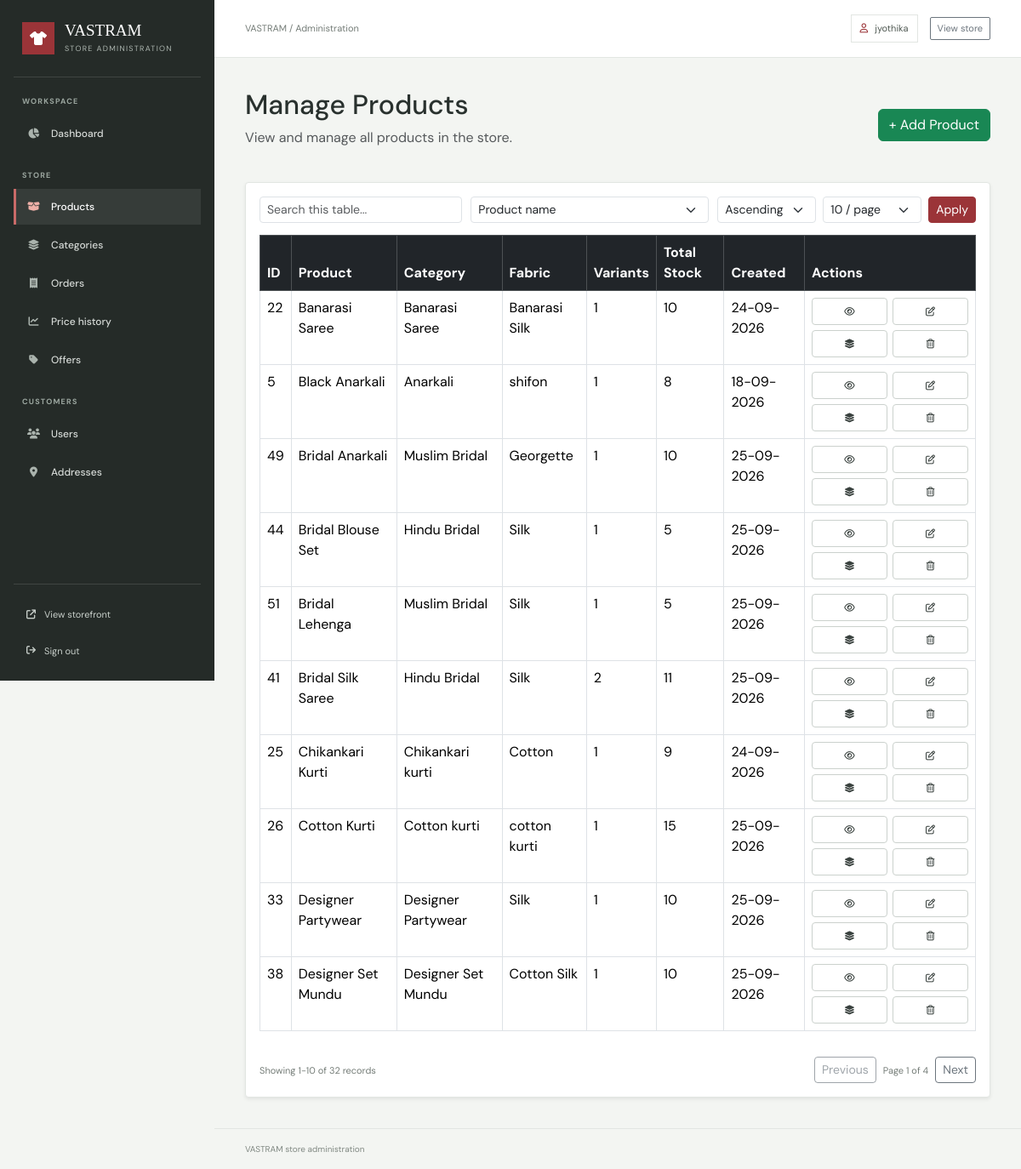
/accounts/admin-dashboard/products/ (signed in), run on the app's committed database.
### accounts/models.py (models this page shows)
class User(AbstractUser):
    uuid = models.UUIDField(default=uuid.uuid4, editable=False, unique=True)
    phone_number = models.CharField(max_length=15, blank=True)

### products/models.py (models this page shows, shortened)
class Product(models.Model):
    uuid = models.UUIDField(default=uuid.uuid4, editable=False, unique=True)
    name = models.CharField(max_length=200)
    slug = models.SlugField(max_length=220, unique=True, blank=True)
    category = models.ForeignKey(
        Category,
        on_delete=models.CASCADE
    )
    description = models.TextField()
    fabric = models.CharField(
        max_length=100,
        blank=True
    )
    image = models.ImageField(
        upload_to='products/',
        blank=True,
        null=True
    )
    created_at = models.DateTimeField(
        auto_now_add=True
    )

class Category(models.Model):
    uuid = models.UUIDField(default=uuid.uuid4, editable=False, unique=True)
    name = models.CharField(max_length=100)
    description = models.TextField(blank=True)
    parent = models.ForeignKey(
        'self',
        on_delete=models.CASCADE,
        null=True,
        blank=True,
        related_name='subcategories'
    )

### accounts/views.py (the view)
@login_required
def admin_products(request):
    if not request.user.is_superuser:
        return redirect('home')
    products = Product.objects.select_related('category').annotate(
        variant_count=Count('variants', distinct=True),
        total_stock=Coalesce(
            Sum('variants__stock'),
            Value(0),
            output_field=IntegerField()
        )
    )
    table_context = admin_table_context(
        request,
        products,
        ['name', 'category__name', 'fabric'],
        [
            ('name', 'Product name', 'name'),
            ('category', 'Category', 'category__name'),
            ('stock', 'Total stock', 'total_stock'),
            ('created', 'Created', 'created_at'),
        ],
        'name'
    )
    return render(
        request,
    'admin_dashboard/products.html',
        {'products': table_context['page_obj'], **table_context}
)

### ecommerce_project/context_processors.py (called while the page is built)
def shopping_counts(request):
    cart_count = 0
    wishlist_count = 0
    if request.user.is_authenticated:
        cart_count = sum(
            CartItem.objects.filter(cart__user=request.user).values_list(
                'quantity', flat=True
            )
        )
        wishlist_count = WishlistItem.objects.filter(
            wishlist__user=request.user
        ).count()
    else:
        cart_count = sum(
            item.get('quantity', 0)
            for item in request.session.get('guest_cart_items', [])
        )
        wishlist_count = len(request.session.get('guest_wishlist_items', []))
    return {
        'cart_count': cart_count,
        'wishlist_count': wishlist_count,
    }

### templates/admin_dashboard/products.html (shortened to what this page needs)
{% extends 'admin_dashboard/admin_base.html' %}
{% block content %}
<div class="d-flex justify-content-between align-items-center mb-4">
<div>
    <h2>Manage Products</h2>
    <p class="text-muted">
        View and manage all products in the store.
    </p>
</div>
<a href="{% url 'add_product' %}" class="btn btn-success">
    + Add Product
</a>
</div>
<div class="card shadow-sm">
<div class="card-body">
    {% include 'admin_dashboard/includes/table_controls.html' %}
    <div class="table-responsive">
        <table class="table table-bordered table-hover admin-searchable-table">
            <thead class="table-dark">
                <tr>
                    <th>ID</th>
                    <th>Product</th>
                    <th>Category</th>
                    <th>Fabric</th>
                    <th>Variants</th>
                    <th>Total Stock</th>
                    <th>Created</th>
                    <th data-no-sort="true">Actions</th>
                </tr>
            </thead>
            <tbody>
                {% for product in products %}
                <tr>
                    <td>
                        {{ product.id }}
                    </td>
                    <td>
                        {{ product.name }}
                    </td>
                    <td>
                        {{ product.category.name }}
                    </td>
                    <td>
                        {{ product.fabric }}
                    </td>
                    <td>{{ product.variant_count }}</td>
                    <td>{{ product.total_stock }}</td>
                    <td data-sort-value="{{ product.created_at|date:'U' }}">
                        {{ product.created_at|date:"d-m-Y" }}
                    </td>
                    <td class="product-actions-cell">
                        <div class="product-row-actions">
                            <a href="{% url 'view_product' product.id %}" class="btn btn-sm product-action-btn" title="View product" aria-label="View {{ product.name }}">
                                <i class="fa-regular fa-eye" aria-hidden="true"></i>
                            </a>
                            <a href="{% url 'edit_product' product.id %}" class="btn btn-sm product-action-btn" title="Edit product" aria-label="Edit {{ product.name }}">
                                <i class="fa-regular fa-pen-to-square" aria-hidden="true"></i>
                            </a>
                            <a href="{% url 'product_variants' product.id %}" class="btn btn-sm product-action-btn" title="Manage variants" aria-label="Manage variants for {{ product.name }}">
                                <i class="fa-solid fa-layer-group" aria-hidden="true"></i>
                            </a>
                            <a href="{% url 'delete_product' product.id %}" class="btn btn-sm product-action-btn" title="Delete product" aria-label="Delete {{ product.name }}">
                                <i class="fa-regular fa-trash-can" aria-hidden="true"></i>
                            </a>
                        </div>
                    </td>
                </tr>
                {% endfor %}
            </tbody>
        </table>
    </div>
    {% include 'admin_dashboard/includes/table_pagination.html' %}
</div>
</div>
{% endblock %}

### templates/admin_dashboard/admin_base.html (shortened to what this page needs)
{% load static %}
<!DOCTYPE html>
<html lang="en">
<head>
    <link href="https://cdn.jsdelivr.net/npm/bootstrap@5.3.8/dist/css/bootstrap.min.css" rel="stylesheet">
    <link rel="stylesheet" href="https://cdnjs.cloudflare.com/ajax/libs/font-awesome/6.5.2/css/all.min.css">
</head>
<body>
<div class="admin-shell">
    <aside class="admin-sidebar" id="adminSidebar" aria-label="Admin navigation">
        <div class="admin-brand">
            <span class="admin-brand-mark"><i class="fa-solid fa-shirt" aria-hidden="true"></i></span>
            <span>
                <span class="admin-brand-name">VASTRAM</span>
                <span class="admin-brand-caption">Store administration</span>
            </span>
        </div>
        <nav class="admin-nav">
            <div class="admin-nav-group">
                <p class="admin-nav-label">Workspace</p>
                <a href="{% url 'admin_dashboard' %}" class="admin-nav-link{% if request.resolver_match.url_name == 'admin_dashboard' %} active{% endif %}">
                    <i class="fa-solid fa-chart-pie" aria-hidden="true"></i> Dashboard
                </a>
            </div>
            <div class="admin-nav-group">
                <p class="admin-nav-label">Store</p>
                <a href="{% url 'admin_products' %}" class="admin-nav-link{% if request.resolver_match.url_name == 'admin_products' %} active{% endif %}">
                    <i class="fa-solid fa-box-open" aria-hidden="true"></i> Products
                </a>
                <a href="{% url 'admin_categories' %}" class="admin-nav-link{% if request.resolver_match.url_name == 'admin_categories' %} active{% endif %}">
                    <i class="fa-solid fa-layer-group" aria-hidden="true"></i> Categories
                </a>
                <a href="{% url 'admin_orders' %}" class="admin-nav-link{% if request.resolver_match.url_name == 'admin_orders' or request.resolver_match.url_name == 'admin_order_detail' %} active{% endif %}">
                    <i class="fa-solid fa-receipt" aria-hidden="true"></i> Orders
                </a>
                <a href="{% url 'admin_price_history' %}" class="admin-nav-link{% if request.resolver_match.url_name == 'admin_price_history' %} active{% endif %}">
                    <i class="fa-solid fa-chart-line" aria-hidden="true"></i> Price history
                </a>
                <a href="{% url 'admin_offers' %}" class="admin-nav-link{% if request.resolver_match.url_name == 'admin_offers' %} active{% endif %}">
                    <i class="fa-solid fa-tag" aria-hidden="true"></i> Offers
                </a>
            </div>
            <div class="admin-nav-group">
                <p class="admin-nav-label">Customers</p>
                <a href="{% url 'admin_users' %}" class="admin-nav-link{% if request.resolver_match.url_name == 'admin_users' %} active{% endif %}">
                    <i class="fa-solid fa-users" aria-hidden="true"></i> Users
                </a>
                <a href="{% url 'admin_addresses' %}" class="admin-nav-link{% if request.resolver_match.url_name == 'admin_addresses' %} active{% endif %}">
                    <i class="fa-solid fa-location-dot" aria-hidden="true"></i> Addresses
                </a>
            </div>
        </nav>
        <div class="admin-sidebar-footer">
            <a href="{% url 'home' %}"><i class="fa-solid fa-arrow-up-right-from-square" aria-hidden="true"></i> View storefront</a>
            <a href="{% url 'logout' %}"><i class="fa-solid fa-arrow-right-from-bracket" aria-hidden="true"></i> Sign out</a>
        </div>
    </aside>
    <div class="admin-main">
        <header class="admin-topbar">
            <div class="admin-topbar-start">
                <span class="admin-topbar-title">VASTRAM / Administration</span>
            </div>
            <div class="admin-topbar-actions">
                <span class="admin-user-chip"><i class="fa-regular fa-user" aria-hidden="true"></i> {{ request.user.username }}</span>
                <a href="{% url 'home' %}" class="btn btn-sm btn-outline-secondary">View store</a>
            </div>
        </header>
        <main class="admin-content">
            {% block content %}{% endblock %}
        </main>
        <footer class="admin-footer">VASTRAM store administration</footer>
    </div>
</div>
</body>
</html>

### templates/admin_dashboard/admin_base.html (style rules this page uses)
:root { --admin-ink: #29312e; --admin-muted: #747c77; --admin-border: #e2e6e2; --admin-paper: #ffffff; --admin-canvas: #f3f5f2; --admin-rail: #252b28; --admin-accent: #9b3438; }
* { box-sizing: border-box; }
body { min-width: 320px; margin: 0; background: var(--admin-canvas); color: var(--admin-ink); font-family: 'DM Sans', sans-serif; }
.admin-shell { display: grid; grid-template-columns: 252px minmax(0, 1fr); min-height: 100vh; }
.admin-sidebar { position: sticky; top: 0; display: flex; flex-direction: column; height: 100vh; padding: 26px 16px 18px; background: var(--admin-rail); color: #f6f7f4; z-index: 101; }
.admin-brand { display: flex; align-items: center; gap: 12px; padding: 0 10px 26px; color: #fff; text-decoration: none; border-bottom: 1px solid rgba(255,255,255,.12); }
.admin-brand-mark { display: grid; place-items: center; width: 38px; height: 38px; background: var(--admin-accent); color: #fff; font-size: 16px; }
.admin-brand-name { display: block; font-family: 'Playfair Display', Georgia, serif; font-size: 19px; line-height: 1.1; }
.admin-brand-caption { display: block; margin-top: 4px; color: #aeb7b1; font-size: 9px; letter-spacing: 1.3px; text-transform: uppercase; }
.admin-nav { padding-top: 22px; }
.admin-nav-label { margin: 0 10px 9px; color: #9ca7a0; font-size: 9px; font-weight: 700; letter-spacing: 1.2px; text-transform: uppercase; }
.admin-nav-group + .admin-nav-group { margin-top: 22px; }
.admin-nav-link { display: flex; align-items: center; gap: 12px; min-height: 42px; margin: 3px 0; padding: 0 12px; border-left: 3px solid transparent; color: #d5d9d6; font-size: 12px; font-weight: 500; text-decoration: none; transition: background-color .18s, color .18s; }
.admin-nav-link i { width: 17px; color: #aab3ad; text-align: center; }
.admin-nav-link:hover, .admin-nav-link.active { background: rgba(255,255,255,.08); color: #fff; }
.admin-nav-link.active { border-left-color: #c96a68; }
.admin-nav-link.active i { color: #efb0a8; }
.admin-sidebar-footer { display: grid; gap: 8px; margin-top: auto; padding: 18px 8px 0; border-top: 1px solid rgba(255,255,255,.12); }
.admin-sidebar-footer a { display: flex; align-items: center; gap: 10px; padding: 9px 7px; color: #c8cfca; font-size: 11px; text-decoration: none; }
.admin-main { display: flex; min-width: 0; flex-direction: column; }
.admin-topbar { position: sticky; top: 0; z-index: 50; display: flex; align-items: center; justify-content: space-between; min-height: 68px; padding: 0 clamp(20px, 3vw, 44px); border-bottom: 1px solid var(--admin-border); background: rgba(255,255,255,.96); backdrop-filter: blur(12px); }
.admin-topbar-start, .admin-topbar-actions { display: flex; align-items: center; gap: 14px; }
.admin-topbar-title { color: var(--admin-muted); font-size: 11px; }
.admin-user-chip { display: inline-flex; align-items: center; gap: 8px; padding: 7px 10px; border: 1px solid var(--admin-border); color: #505953; font-size: 11px; }
.admin-user-chip i { color: var(--admin-accent); }
.admin-topbar .btn { border-radius: 2px; font-size: 11px; }
.admin-content { width: 100%; max-width: 1640px; margin: 0 auto; padding: clamp(24px, 3vw, 42px); flex: 1; }
.admin-content h2, .admin-content h3, .admin-content h4 { color: var(--admin-ink); }
.admin-content .card { border-color: var(--admin-border); border-radius: 4px; }
.admin-footer { padding: 16px clamp(20px, 3vw, 44px); border-top: 1px solid var(--admin-border); color: #818983; font-size: 10px; }

### templates/admin_dashboard/products.html (style rules this page uses)
.product-actions-cell { min-width: 190px; }
.product-row-actions { display: grid; grid-template-columns: repeat(2, minmax(82px, 1fr)); gap: 6px; width: 184px; }
.product-row-actions .btn { display: inline-flex; align-items: center; justify-content: center; gap: 6px; min-height: 32px; padding: 5px 8px; border: 1px solid #cbd1cd; background: #fff; color: #39413e; white-space: nowrap; font-size: 11px; }

### data on the page
User: user.username "jyothika"
Product: id "22", name "Banarasi Saree", category.name "Banarasi Saree", fabric "Banarasi Silk", variant_count "1", total_stock "10", created_at "24-09-2026"
Product: id "5", name "Black Anarkali", category.name "Anarkali", fabric "shifon", variant_count "1", total_stock "8", created_at "18-09-2026"
Product: id "49", name "Bridal Anarkali", category.name "Muslim Bridal", fabric "Georgette", variant_count "1", total_stock "10", created_at "25-09-2026"
Product: id "44", name "Bridal Blouse Set", category.name "Hindu Bridal", fabric "Silk", variant_count "1", total_stock "5", created_at "25-09-2026"
Product: id "51", name "Bridal Lehenga", category.name "Muslim Bridal", fabric "Silk", variant_count "1", total_stock "5", created_at "25-09-2026"
Product: id "41", name "Bridal Silk Saree", category.name "Hindu Bridal", fabric "Silk", variant_count "2", total_stock "11", created_at "25-09-2026"
Product: id "25", name "Chikankari Kurti", category.name "Chikankari kurti", fabric "Cotton", variant_count "1", total_stock "9", created_at "24-09-2026"
Product: id "26", name "Cotton Kurti", category.name "Cotton kurti", fabric "cotton kurti", variant_count "1", total_stock "15", created_at "25-09-2026"
Product: id "33", name "Designer Partywear", category.name "Designer Partywear", fabric "Silk", variant_count "1", total_stock "10", created_at "25-09-2026"
Product: id "38", name "Designer Set Mundu", category.name "Designer Set Mundu", fabric "Cotton Silk", variant_count "1", total_stock "10", created_at "25-09-2026"

### other printed values
{{ page_obj.start_index }} "1"
{{ page_obj.end_index }} "10"
{{ page_obj.paginator.count }} "32"
{{ page_obj.number }} "1"
{{ page_obj.paginator.num_pages|default:1 }} "4"
form field sort "Product name"
form field per_page "10 / page"
